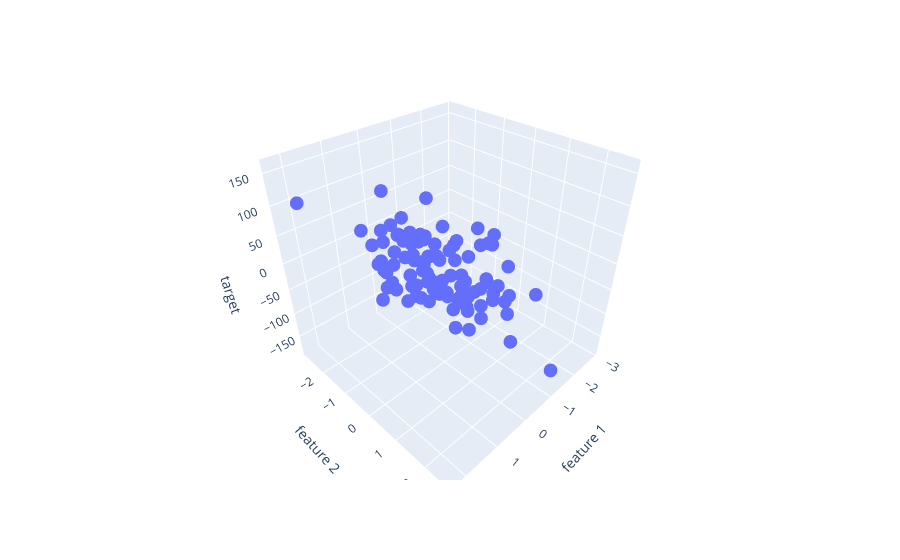

Here is the notebook cell this chart was saved with:
### Code cell
fig = px.scatter_3d(df,x='feature 1',y='feature 2',z='target')
fig.show()
